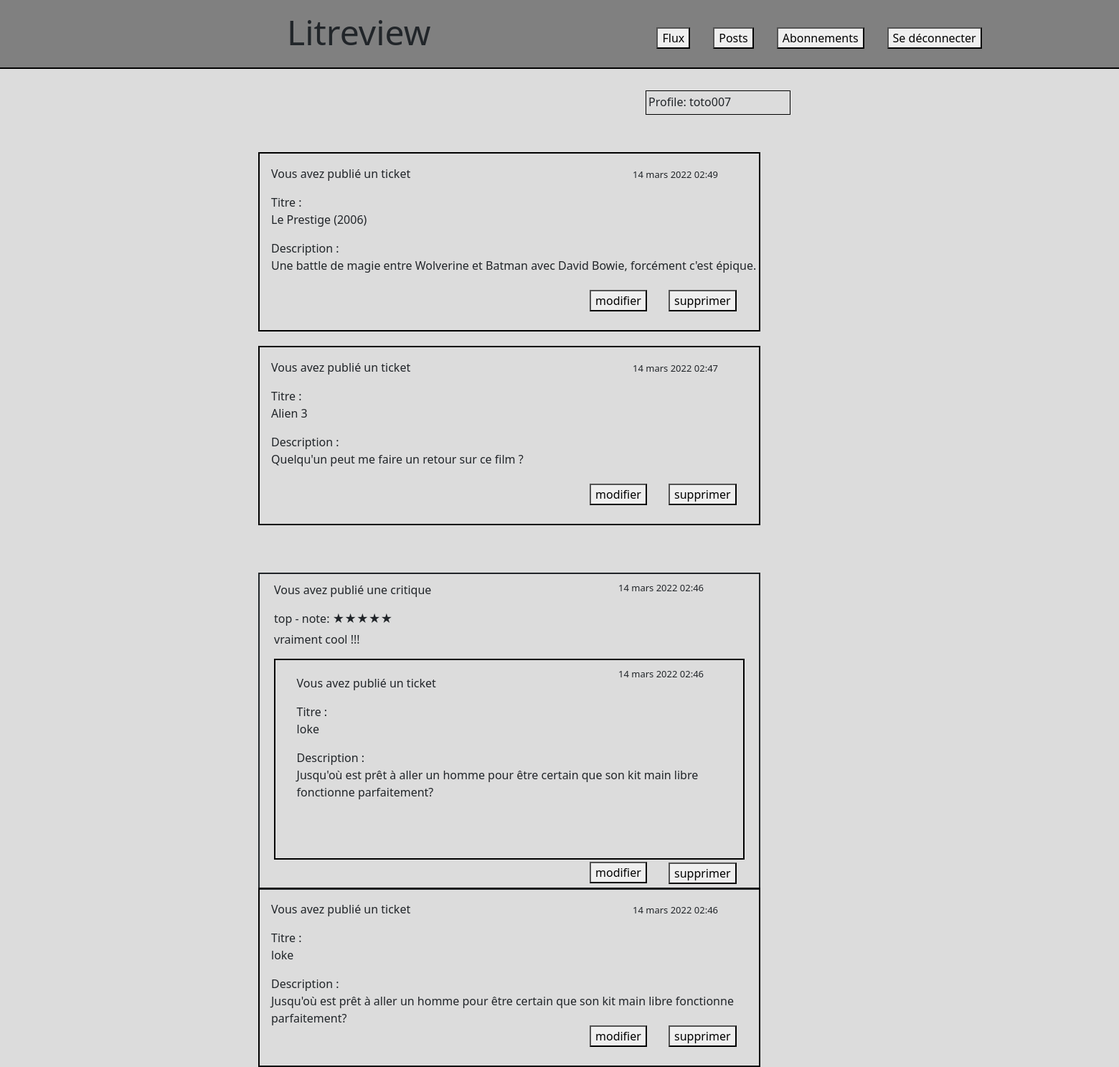
Page /flux/posts/ (signed in) on the committed database.
### authentication/models.py (models this page shows)
class User(AbstractUser):
    pass

### litreview/models.py (models this page shows, shortened)
class Ticket(models.Model):
    title = models.CharField(max_length=128)
    description = models.TextField(max_length=128)
    user = models.ForeignKey(settings.AUTH_USER_MODEL, on_delete=models.CASCADE)
    time_created = models.DateTimeField(auto_now_add=True)
    answer_review = models.BooleanField(default=False)

class Review(models.Model):
    ticket = models.ForeignKey(Ticket, on_delete=models.CASCADE)
    rating = models.PositiveSmallIntegerField(validators=[MinValueValidator(0), MaxValueValidator(5)])
    user = models.ForeignKey(settings.AUTH_USER_MODEL, on_delete=models.CASCADE)
    headline = models.CharField(max_length=128)
    body = models.TextField(max_length=8192, blank=True)
    time_created = models.DateTimeField(auto_now_add=True)
    answer_review = models.BooleanField(default=False)

### litreview/views.py (the view, shortened to what this page needs)
# urls.py: path('posts/', PostUserListView.as_view(), name='litreview-posts'),
class PostUserListView(LoginRequiredMixin, ListView):
    template_name = 'litreview/postuser.html'
    success_url = reverse_lazy('litreview-posts')
    def get_queryset(self):
        user_review = Review.objects.filter(user=self.request.user)
        user_ticket = Ticket.objects.filter(user=self.request.user)
        posts = sorted(chain(user_review, user_ticket), key=lambda post: post.time_created, reverse=True)
        qs = [{ContentType.objects.get_for_model(type(x)).name: x} for x in posts]
        return qs

### litreview/templates/litreview/postuser.html (shortened to what this page needs)
{% extends "litreview/base.html" %}
{% block content %}
    {% for obj in object_list %}
        {% if obj.ticket %}
            <div class="ticket-flux">
                {% include 'litreview/ticket.html' %}
                <div class="btn-modified-delete-ticket">
                    <div><a href="{% url 'litreview-modifiedticket' obj.ticket.id %}">
                        <button class="modified-btn-ticket" type="button">modifier</button></a>
                    </div>
                    <div>
                        <form method="POST">
                            <button class="delete-btn-ticket" type="submit" name="delete-ticket"
                                    value="{{ obj.ticket.id }}">supprimer</button>
                        </form>
                    </div>
                </div>
            </div>
        {% elif obj.review %}
            <div class="review-main-posts">
                {% include 'litreview/review.html' %}
                    <div class="btn-modificationpost">
                        <div class ="btn-modified-post">
                            <a href="{% url 'litreview-modifiedanswercritique' obj.review.id %}">
                            <button  type="button">modifier</button></a>
                        </div>
                        <div class ="btn-delete-post">
                            <form method="POST">
                                <button  type="submit" name="delete-review"
                                         value="{{ obj.review.id }}">supprimer</button>
                            </form>
                        </div>
                    </div>
            </div>
        {% endif %}
    {% endfor %}
{% endblock %}

### litreview/templates/litreview/base.html (shortened to what this page needs)
{% load static %}
<!DOCTYPE html>
<html lang="en">
<head>
    <link rel="stylesheet" type="text/css" href="{% static 'authentication/style.css' %}">
    <link href="https://cdn.jsdelivr.net/npm/bootstrap@5.1.3/dist/css/bootstrap.min.css" rel="stylesheet">
</head>
<body>
    {% if user.is_authenticated %}
        {% block nav %}
            {% include 'litreview/listnav.html' %}
        {% endblock %}
    {% else %}
        <header>
            <h1 id="name-site">Litreview</h1>
        </header>
    {% endif %}
    <div class = "content">
        {% block content %}
        <div class="profile">
            <p>Profile: {{user.username}}</p>
        </div>
        {% endblock %}
    </div>
</body>
</html>

### litreview/templates/litreview/ticket.html
{% block content %}
    <div class="ticket-user">
        {% if user.username == obj.ticket.user.username %}
            <p>Vous avez publié un ticket</p>
        {% else %}
            <p> {{obj.ticket.user.username}} a publié une critique</p>
        {% endif %}
        <div class="ticket-title-post">Titre : <p>{{ obj.ticket.title }}</p></div>
        <div class="ticket-description-post">Description :<p>{{ obj.ticket.description}}</p></div>
        <div class="ticket-post-time"><p>{{ obj.ticket.time_created }}</p></div>
    </div>
{% endblock %}

### litreview/templates/litreview/review.html
{% block content %}
  <div class="reviewflux">
      {% if user.username == obj.review.user.username %}
          <div class="review-user-flux"><p> Vous avez publié une critique</p></div>
      {% else %}
          <div class="review-user-flux"><p> {{obj.review.user.username}} a publié une critique</p></div>
      {% endif %}
      <div class="head-review-posts">
          <span>{{ obj.review.headline }} - note:
          {% if obj.review.rating == 1 %}
              <span>★</span>
          {% elif obj.review.rating == 2  %}
              <span>★★</span>
          {% elif obj.review.rating == 3  %}
              <span>★★★</span>
          {% elif obj.review.rating == 4  %}
              <span>★★★★</span>
          {% elif obj.review.rating == 5  %}
              <span>★★★★★</span>
          {% endif %}
      </span>
      </div>
          <div class="body-review-flux">{{ obj.review.body }}</div>
          <div class="post-time-review">{{ obj.review.time_created }}</div>
          <div class="review-ticket">
              {% if user.username == obj.review.ticket.user.username %}
                  <div class="review-user-flux" ><p>Vous avez publié un ticket</p></div>
              {% else %}
                  <div class="review-user-flux" ><p>Ticket - {{obj.review.ticket.user.username}}</p></div>
              {% endif %}
              <div class="titlepost">Titre : <p>{{ obj.review.ticket.title }}</p></div>
              <div class="descriptionpost">Description :<p>{{ obj.review.ticket.description}}</p></div>
              <div class="post-time"><p>{{ obj.review.ticket.time_created }}</p></div>
          </div>
    </div>
{% endblock %}

### authentication/static/authentication/style.css (style rules this page uses)
body { background-color: gainsboro !important;; }
.review-main-posts { width: 700px; position: relative; left: 360px; top: 100px; margin-block:3em; margin-bottom:15px; height:442px; border-top-style: solid; border-top-width: 2px; border-left-style: solid; border-left-width: 2px; border-right-style: solid; border-right-width: 2px; border-bottom-style: solid; border-bottom-width: 2px; }
.btn-modificationpost { position: relative; }
.btn-delete-post { position : relative; left:570px; top:-26px; }
.btn-modified-post { position : relative; left:460px; top:3px; }
.btn-modified-delete-ticket { display:flex; left: 120px;ticket-user }
.modified-btn-ticket { position:absolute; top:190px; left:460px; }
.delete-btn-ticket { position:absolute; top:190px; left:570px; }
.post-time { position: absolute; top: 130px; left: 500px; font-size:13px; }
.ticket-post-time { position : absolute; top: 20px; left: 520px; font-size:13px; width:200px; }
.post-time-review { position: absolute; top: 10px; left: 500px; font-size:13px; }
.head-review-posts { left: 20px; top: 10px; position: relative; }
.body-review-flux { left: 20px; top: 15px; position: relative; }
.descriptionpost { word-wrap: break-word; }
.titlepost { left:20px; top:10px; position: relative; }
.ticket-title-post { left:20px; top:10px; }
.review-user-flux { left:20px; top:10px; position: relative; }
.descriptionpost { left:20px; top:10px; position: relative; }
.ticket-description-post { left:20px; top:10px; }
.profile { left: 900px; top: 30px; width:202px; height:34px; position: relative; border:1px solid black; padding-top:3px; padding-left:3px; }
.review-ticket { border:2px solid black; margin-left:20px; margin-right:20px; height:280px; margin-top:30px; padding-top:0.6em; padding-left:0.6em; }
.ticket-user { padding-top:1em; padding-left:1em; position : absolute; }
.ticket-flux { position:relative; border:2px solid black; left:360px; top:82px; width:700px; height:250px; margin-bottom:20px; }

### rows in the picture
User: username "toto007"
Ticket: shows "Vous avez publié un ticket", ticket "Le Prestige (2006)", ticket.description "Une battle de magie entre Wolverine et Batman avec David Bowie, forcément c'est épique.", ticket.time_created "14 mars 2022 02:49", {{ obj.ticket.id }} 252 (drawn)
Ticket: shows "Vous avez publié un ticket", ticket "Alien 3", ticket.description "Quelqu'un peut me faire un retour sur ce film ?", ticket.time_created "14 mars 2022 02:47", {{ obj.ticket.id }} 251 (drawn)
Review: shows "Vous avez publié une critique", review.headline "top", review.body "vraiment cool !!!", review.time_created "14 mars 2022 02:46", shows "Vous avez publié un ticket", review.ticket "loke", review.ticket.description "Jusqu'où est prêt à aller un homme pour être certain que son kit main libre fonctionne parfaitement?", review.ticket.time_created "14 mars 2022 02:46", {{ obj.review.id }} 213 (drawn)
Ticket: shows "Vous avez publié un ticket", ticket "loke", ticket.description "Jusqu'où est prêt à aller un homme pour être certain que son kit main libre fonctionne parfaitement?", ticket.time_created "14 mars 2022 02:46", {{ obj.ticket.id }} 250 (drawn)
